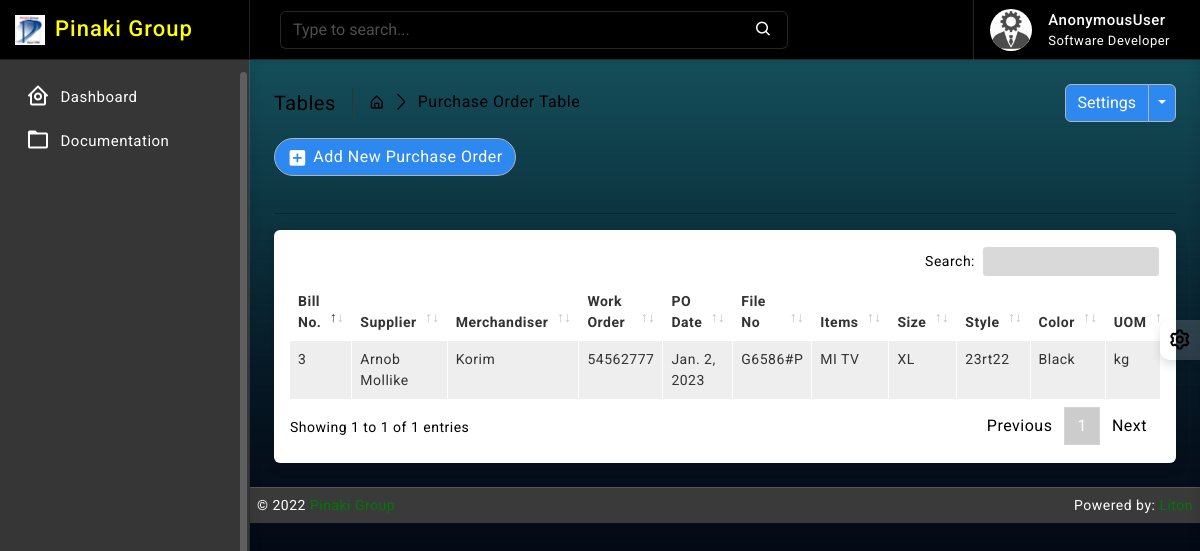
The page /purchase_order/ on the database its author committed.
### purchase_order/models.py (models this page shows, shortened)
class PurchaseBill(models.Model):
    billno = models.AutoField(primary_key=True)
    time = models.DateTimeField(auto_now=True)
    supplier = models.ForeignKey(Supplier, on_delete=models.CASCADE, blank=False, related_name='suppliersname')
    merchandiser = models.ForeignKey(Merchandiser, on_delete=models.CASCADE, blank=False, related_name='merchandisersname')
    work_order = models.CharField(max_length=32, null=True, blank=True)
    po_date = models.DateField(default= now)
    file_no = models.CharField(max_length=64, null=True, blank=True, unique=True)
    detail = models.TextField()
    def get_items_list(self):
        return PurchaseItem.objects.filter(billno=self)
    def get_total_price(self):
        purchaseitems = PurchaseItem.objects.filter(billno=self)
        total = 0
        for item in purchaseitems:
            total = total + item.totalprice
        return total

class PurchaseItem(models.Model):
    billno = models.ForeignKey(PurchaseBill, on_delete = models.CASCADE, related_name='purchasebillno')
    stock = models.ForeignKey(Stock, on_delete = models.CASCADE, related_name='purchaseitem')
    quantity = models.IntegerField(default=1)
    unit_price = models.IntegerField(default=1)
    totalprice = models.IntegerField(default=1)
    UOM = (
        ('', 'Select'),
        ('kg', 'kg'),
        ('miter', 'miter'),
        ('yard', 'yard'),
        ('pcs', 'pcs'),
        ('pound', 'pound'),
        ('g', 'g'),
        ('gg', 'gg'),
        ('litre', 'litre'),
        ('dg', 'dg'),
        ('1000 pcs', '1000 pcs'),
    )
    uom = models.CharField(max_length=64, null=True, blank=True, choices=UOM)
    size = models.CharField(max_length=64, null=True, blank=True)
    style_no = models.CharField(max_length=64, blank=True, null=True)
    color = models.CharField(max_length=64, blank=True, null=True)

### supplier/models.py (models this page shows)
class Supplier(models.Model):
    date = models.DateField(default= now)
    supplier_name = models.CharField(max_length=64, null=True, blank=False)
    company_name = models.CharField(max_length=64, null=True, blank=False)
    office_address = models.CharField(max_length=64, null=True, blank=False)
    office_postal_code = models.IntegerField(blank=True)
    office_country = models.CharField(max_length=64, null=True, blank=True)
    office_tphone = models.CharField(max_length=16, null=True, blank=True, unique=True)
    factory_address =  models.CharField(max_length=64, null=True, blank=True)
    factory_postal_code = models.IntegerField(blank=True)
    factory_country = models.CharField(max_length=64, null=True, blank=True)
    factory_tphone = models.CharField(max_length=16, null=True, blank=True, unique=True)
    vat_identi_no = models.CharField(max_length=32, blank=True)
    expiry_date = models.DateField(default= now, blank=True)
    trade_license_no = models.CharField(max_length=32, blank=True)
    owner_name = models.CharField(max_length=64, null=True, blank=True)
    owner_phone = models.CharField(max_length=16, null=True, blank=True, unique=True)
    owner_email = models.EmailField(max_length=64, blank=True, unique=True)
    first_cp_name = models.CharField(max_length=64, null=True, blank=True)
    first_cp_position = models.CharField(max_length=64, null=True, blank=True)
    first_cp_phone = models.CharField(max_length=16, null=True, blank=True, unique=True)
    first_cp_email = models.EmailField(max_length=64, blank=True, unique=True)
    sec_cp_name = models.CharField(max_length=64, null=True, blank=True)
    sec_cp_position = models.CharField(max_length=64, null=True, blank=True)
    sec_cp_phone = models.CharField(max_length=16, null=True, blank=True, unique=True)
    sec_cp_email = models.EmailField(max_length=64, blank=True, unique=True)
    account_name = models.CharField(max_length=64, null=True, blank=False)
    account_no = models.CharField(max_length=32, null=True, blank=False)
    bank_name = models.CharField(max_length=64, null=True, blank=False)
    bank_address = models.CharField(max_length=64, null=True, blank= False)
    swift = models.CharField(max_length=64, null=True, blank=False)
    created_at = models.DateTimeField(auto_now_add=True, auto_now=False)
    updated_at = models.DateTimeField(auto_now_add=False, auto_now=True)
    def __str__(self):
        return self.supplier_name

### merchandiser/models.py (models this page shows)
class Merchandiser(models.Model):
    office_id = models.CharField(max_length=64, null=True, blank=True, unique=True)
    name = models.CharField(max_length=64, null=True, blank=True)
    designation = models.CharField(max_length=64, null=True, blank=True)
    joining_date = models.DateField(default= now)
    email = models.EmailField(max_length=64, blank=True, unique=True)
    phone = models.CharField(max_length=16, null=True, blank=True, unique=True)
    access_area = models.CharField(max_length=64, blank=True)
    created_at = models.DateTimeField(auto_now_add=True, auto_now=False)
    updated_at = models.DateTimeField(auto_now_add=False, auto_now=True)
    def __str__(self):
        return self.name

### stock/models.py (models this page shows, shortened)
class Stock(models.Model):
    id = models.AutoField(primary_key=True)
    category = models.ForeignKey(Category, on_delete=models.CASCADE, blank=False)
    name = models.CharField(max_length=30, unique=True)
    quantity = models.IntegerField(default=1)
    is_deleted = models.BooleanField(default=False)

### purchase_order/views.py (the view)
# urls.py: path('', views.PurchaseView.as_view(), name='po_read'),
class PurchaseView(ListView):
    model = PurchaseBill
    template_name = 'purchase_order/read.html'
    context_object_name = 'bills'
    ordering = ['-time']

### templates/purchase_order/read.html (shortened to what this page needs)
{% extends 'base/base.html' %}
{% block body %}
{% load static %}
		<div class="page-wrapper">
			<div class="page-content">
				<div class="page-breadcrumb d-none d-sm-flex align-items-center mb-3">
					<div class="breadcrumb-title pe-3">Tables</div>
					<div class="ps-3">
						<nav aria-label="breadcrumb">
							<ol class="breadcrumb mb-0 p-0">
								<li class="breadcrumb-item"><a href="#"><i class="bx bx-home-alt"></i></a>
								</li>
								<li class="breadcrumb-item active" aria-current="page">Purchase Order Table</li>
							</ol>
						</nav>
					</div>
					<div class="ms-auto">
						<div class="btn-group">
							<button type="button" class="btn btn-light">Settings</button>
							<button type="button" class="btn btn-light dropdown-toggle dropdown-toggle-split" data-bs-toggle="dropdown">	<span class="visually-hidden">Toggle Dropdown</span>
							</button>
						</div>
					</div>
				</div>
                <div class="ms-auto"><a href="/purchase_order/create/" class="btn btn-light radius-30 mt-2 mt-lg-0"><i class="bx bxs-plus-square"></i>Add New Purchase Order</a></div><br>
				<hr/>
				<div class="card">
					<div class="card-body">
						<div class="table-responsive">
							<table id="example2" class="table table-striped table-bordered">
								<thead>
									<tr>
										<th>Bill No.</th>
										<th>Supplier</th>
                                        <th>Merchandiser</th>
                                        <th>Work Order</th>
                                        <th>PO Date</th>
                                        <th>File No</th>
                                        <th>Items</th>
                                        <th>Size</th>
                                        <th>Style</th>
                                        <th>Color</th>
										<th>UOM</th>
									</tr>
								</thead>
								<tbody>
									{% for data in bills %}
									<tr>
                                        <td> <p>{{ data.billno }}</p> </td>
                                        <td>{{ data.supplier }}</td>
                                        <td>{{ data.merchandiser }}</td>
                                        <td>{{ data.work_order }}</td>
                                        <td>{{ data.po_date }}</td>
										<td>{{ data.file_no }}</td>
                                        <td>
                                            {% for item in data.get_items_list %}
                                                {{ item.stock.name }} <br>
                                            {% endfor %}
                                        </td>
										<td>
                                            {% for item in data.get_items_list %}
                                                {{ item.size }} <br>
                                            {% endfor %}
                                        </td>
                                        <td>
                                            {% for item in data.get_items_list %}
                                                {{ item.style_no }} <br>
                                            {% endfor %}
                                        </td>
                                        <td>
                                            {% for item in data.get_items_list %}
                                                {{ item.color }} <br>
                                            {% endfor %}
                                        </td>
										<td>
                                            {% for item in data.get_items_list %}
                                                {{ item.uom }} <br>
                                            {% endfor %}
                                        </td>
									</tr>
								 {% endfor %}
								</tbody>
							</table>
						</div>
					</div>
				</div>
			</div>
		</div>
{% endblock body %}

### static/css/app.css (style rules this page uses)
body { font-size: 14px; letter-spacing: .5px; font-family: Roboto, sans-serif; overflow-x: hidden }
a { text-decoration: none }
.page-wrapper { height: 100%; margin-top: 60px; margin-bottom: 0px; margin-left: 250px }
.page-content { padding: 1.5rem 1.5rem 0 1.5rem }
.breadcrumb-title { font-size: 20px; border-right: 1.5px solid #333; }
.page-breadcrumb .breadcrumb li.breadcrumb-item { font-size: 16px }
.page-breadcrumb .breadcrumb-item+.breadcrumb-item::before { display: inline-block; padding-right: .5rem; color: #000000; font-family: LineIcons; content: "\ea5c" }
.radius-30 { border-radius: 30px }
.btn i { vertical-align: middle; font-size: 1.3rem; margin-top: -1em; margin-bottom: -1em; margin-right: 5px }
.bg-theme { background-size: 100% 100%; background-attachment: fixed; background-position: center; background-repeat: no-repeat; transition: background .2s; }
body.bg-theme2 { background-image: url(../images/bg-themes/2.png); }

### rows shown on the page
PurchaseBill: billno "3", supplier "Arnob Mollike", merchandiser "Korim", work_order "54562777", po_date "Jan. 2, 2023", file_no "G6586#P"
PurchaseItem: stock.name "MI TV", size "XL", style_no "23rt22", color "Black", uom "kg"

### other values the page prints
{{ request.user }} "AnonymousUser"
